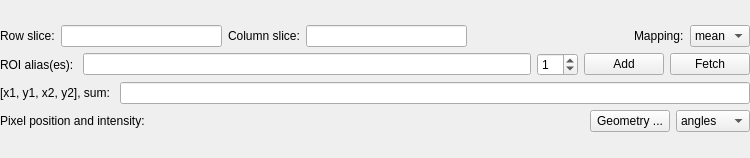
<?xml version="1.0" encoding="UTF-8"?>
<ui version="4.0">
 <class>QROIProjToolWidget</class>
 <widget class="QWidget" name="QROIProjToolWidget">
  <property name="geometry">
   <rect>
    <x>0</x>
    <y>0</y>
    <width>750</width>
    <height>158</height>
   </rect>
  </property>
  <property name="windowTitle">
   <string>Form</string>
  </property>
  <layout class="QGridLayout" name="gridLayout">
   <property name="margin">
    <number>0</number>
   </property>
   <item row="0" column="0">
    <layout class="QVBoxLayout" name="verticalLayout">
     <item>
      <layout class="QHBoxLayout" name="horizontalLayout">
       <item>
        <widget class="QLabel" name="rowsliceLabel">
         <property name="toolTip">
          <string>&lt;html&gt;&lt;head/&gt;&lt;body&gt;&lt;p&gt;row range in the python slice notation,&lt;/p&gt;&lt;p&gt;e.g. 0:100 or 100:200:2&lt;/p&gt;&lt;p&gt;empty means ALL&lt;/p&gt;&lt;p&gt;&lt;br/&gt;&lt;/p&gt;&lt;/body&gt;&lt;/html&gt;</string>
         </property>
         <property name="text">
          <string>Row slice:</string>
         </property>
         <property name="buddy">
          <cstring>rowsliceLineEdit</cstring>
         </property>
        </widget>
       </item>
       <item>
        <widget class="QLineEdit" name="rowsliceLineEdit">
         <property name="toolTip">
          <string>&lt;html&gt;&lt;head/&gt;&lt;body&gt;&lt;p&gt;row range in the python slice notation,&lt;/p&gt;&lt;p&gt;e.g. 0:100 or 100:200:2&lt;/p&gt;&lt;p&gt;empty means ALL&lt;/p&gt;&lt;/body&gt;&lt;/html&gt;</string>
         </property>
        </widget>
       </item>
       <item>
        <widget class="QLabel" name="columnsliceLabel">
         <property name="toolTip">
          <string>&lt;html&gt;&lt;head/&gt;&lt;body&gt;&lt;p&gt;column range in the python slice notation,&lt;/p&gt;&lt;p&gt;e.g. 0:100 or 100:200:2&lt;/p&gt;&lt;p&gt;empty means ALL&lt;/p&gt;&lt;/body&gt;&lt;/html&gt;</string>
         </property>
         <property name="text">
          <string>Column slice:</string>
         </property>
         <property name="buddy">
          <cstring>columnsliceLineEdit</cstring>
         </property>
        </widget>
       </item>
       <item>
        <widget class="QLineEdit" name="columnsliceLineEdit">
         <property name="toolTip">
          <string>&lt;html&gt;&lt;head/&gt;&lt;body&gt;&lt;p&gt;column range in the python slice notation,&lt;/p&gt;&lt;p&gt;e.g. 0:100 or 100:200:2&lt;/p&gt;&lt;p&gt;empty means ALL&lt;/p&gt;&lt;/body&gt;&lt;/html&gt;</string>
         </property>
        </widget>
       </item>
       <item>
        <spacer name="horizontalSpacer">
         <property name="orientation">
          <enum>Qt::Horizontal</enum>
         </property>
         <property name="sizeHint" stdset="0">
          <size>
           <width>40</width>
           <height>20</height>
          </size>
         </property>
        </spacer>
       </item>
       <item>
        <widget class="QLabel" name="funLabel">
         <property name="text">
          <string>Mapping:</string>
         </property>
         <property name="buddy">
          <cstring>funComboBox</cstring>
         </property>
        </widget>
       </item>
       <item>
        <widget class="QComboBox" name="funComboBox">
         <item>
          <property name="text">
           <string>mean</string>
          </property>
         </item>
         <item>
          <property name="text">
           <string>sum</string>
          </property>
         </item>
        </widget>
       </item>
      </layout>
     </item>
     <item>
      <layout class="QHBoxLayout" name="horizontalLayout_3">
       <item>
        <widget class="QLabel" name="toolLabel_2">
         <property name="toolTip">
          <string>ROI alias or aliases related to sardana experimental channels</string>
         </property>
         <property name="text">
          <string>ROI alias(es): </string>
         </property>
         <property name="buddy">
          <cstring>labelROILineEdit</cstring>
         </property>
        </widget>
       </item>
       <item>
        <widget class="QLineEdit" name="labelROILineEdit">
         <property name="toolTip">
          <string>coordinate info display for the mouse pointer</string>
         </property>
        </widget>
       </item>
       <item>
        <widget class="QSpinBox" name="roiSpinBox">
         <property name="toolTip">
          <string>number of ROIs to add, -1 means remove ROI aliases from sardana</string>
         </property>
         <property name="minimum">
          <number>-1</number>
         </property>
         <property name="value">
          <number>1</number>
         </property>
        </widget>
       </item>
       <item>
        <widget class="QPushButton" name="applyROIPushButton">
         <property name="toolTip">
          <string>add ROI aliases to the Door environment as well as to Active MntGrp</string>
         </property>
         <property name="text">
          <string>Add</string>
         </property>
        </widget>
       </item>
       <item>
        <widget class="QPushButton" name="fetchROIPushButton">
         <property name="toolTip">
          <string>fetch ROI aliases from the Door environment</string>
         </property>
         <property name="text">
          <string>Fetch</string>
         </property>
        </widget>
       </item>
      </layout>
     </item>
     <item>
      <layout class="QHBoxLayout" name="horizontalLayout_4">
       <item>
        <widget class="QLabel" name="roiinfoLabel">
         <property name="toolTip">
          <string>coordinate info display for the mouse pointer</string>
         </property>
         <property name="text">
          <string>[x1, y1, x2, y2], sum: </string>
         </property>
         <property name="buddy">
          <cstring>roiinfoLineEdit</cstring>
         </property>
        </widget>
       </item>
       <item>
        <widget class="QLineEdit" name="roiinfoLineEdit">
         <property name="toolTip">
          <string>coordinate info display for the mouse pointer</string>
         </property>
         <property name="readOnly">
          <bool>true</bool>
         </property>
        </widget>
       </item>
      </layout>
     </item>
     <item>
      <layout class="QHBoxLayout" name="horizontalLayout_2">
       <item>
        <widget class="QLabel" name="toolLabel">
         <property name="text">
          <string>Pixel position and intensity: </string>
         </property>
        </widget>
       </item>
       <item>
        <spacer name="horizontalSpacer_2">
         <property name="orientation">
          <enum>Qt::Horizontal</enum>
         </property>
         <property name="sizeHint" stdset="0">
          <size>
           <width>40</width>
           <height>20</height>
          </size>
         </property>
        </spacer>
       </item>
       <item>
        <widget class="QPushButton" name="angleqPushButton">
         <property name="toolTip">
          <string>input physical parameter</string>
         </property>
         <property name="text">
          <string>Geometry ...</string>
         </property>
        </widget>
       </item>
       <item>
        <widget class="QComboBox" name="angleqComboBox">
         <property name="toolTip">
          <string>select the display space</string>
         </property>
         <item>
          <property name="text">
           <string>angles</string>
          </property>
         </item>
         <item>
          <property name="text">
           <string>q-space</string>
          </property>
         </item>
        </widget>
       </item>
      </layout>
     </item>
    </layout>
   </item>
  </layout>
  <zorder>layoutWidget</zorder>
  <zorder>layoutWidget_2</zorder>
  <zorder>layoutWidget_3</zorder>
  <zorder>toolLabel</zorder>
  <zorder>roiinfoLabel</zorder>
  <zorder>roiinfoLineEdit</zorder>
 </widget>
 <tabstops>
  <tabstop>rowsliceLineEdit</tabstop>
  <tabstop>columnsliceLineEdit</tabstop>
  <tabstop>funComboBox</tabstop>
  <tabstop>labelROILineEdit</tabstop>
  <tabstop>roiSpinBox</tabstop>
  <tabstop>applyROIPushButton</tabstop>
  <tabstop>fetchROIPushButton</tabstop>
  <tabstop>roiinfoLineEdit</tabstop>
  <tabstop>angleqPushButton</tabstop>
  <tabstop>angleqComboBox</tabstop>
 </tabstops>
 <resources/>
 <connections/>
</ui>
